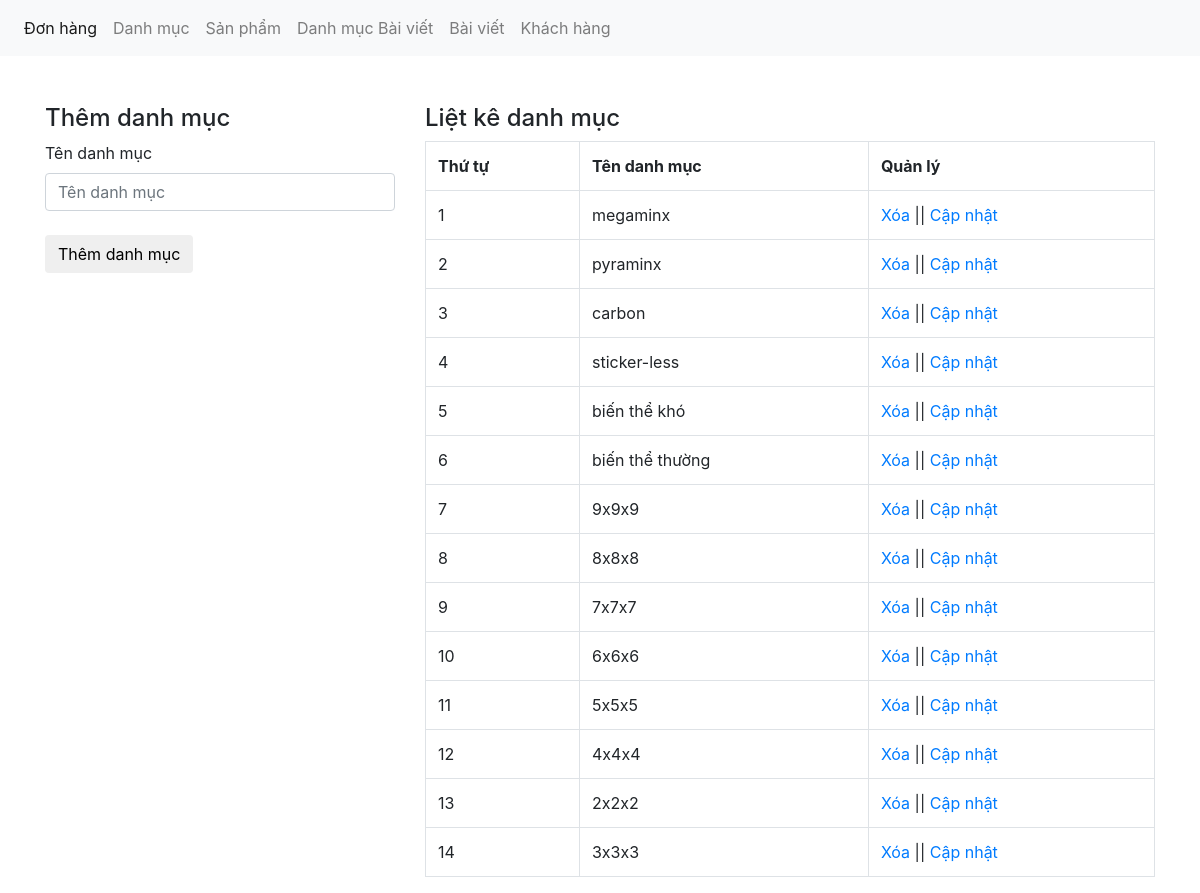
Page /admin/xulydanhmuc.php on the committed database.
### tables this page shows
CREATE TABLE `tbl_category` (
  `category_id` int(11) NOT NULL,
  `category_name` varchar(50) NOT NULL
);

### admin/xulydanhmuc.php (the view, shortened to what this page needs)
<?php
	include('../db/connect.php');
?>
<!DOCTYPE html>
<html lang="en">
<head>
	<link href="../assets/bootstrap.css" rel="stylesheet" type="text/css" media="all" />
</head>
<body>
	<nav class="navbar navbar-expand-lg navbar-light bg-light">
	  <div class="collapse navbar-collapse" id="navbarNav">
	    <ul class="navbar-nav">
	      <li class="nav-item active">
	        <a class="nav-link" href="xulydonhang.php">Đơn hàng <span class="sr-only">(current)</span></a>
	      </li>
	      <li class="nav-item">
	        <a class="nav-link" href="xulydanhmuc.php">Danh mục</a>
	      </li>
		  <li class="nav-item">
			<a class="nav-link" href="xulysanpham.php">Sản phẩm</a>
		  </li>
	         <li class="nav-item">
	        <a class="nav-link" href="xulydanhmucbaiviet.php">Danh mục Bài viết</a>
	      </li>
	         <li class="nav-item">
	        <a class="nav-link" href="xulybaiviet.php">Bài viết</a>
	      </li>
	       <li class="nav-item">
	         <a class="nav-link" href="xulykhachhang.php">Khách hàng</a>
	      </li>
	    </ul>
	  </div>
	</nav><br><br>
	<div class="container">
		<div class="row">
			<?php
			if(isset($_GET['quanly'])=='capnhat'){
				$id_capnhat = $_GET['id'];
				$sql_capnhat = mysqli_query($con,"SELECT * FROM tbl_category WHERE category_id='$id_capnhat'");
				$row_capnhat = mysqli_fetch_array($sql_capnhat);
				?>
				<div class="col-md-4">
				<h4>Cập nhật danh mục</h4>
				<label>Tên danh mục</label>
				<form action="" method="POST">
					<input type="text" class="form-control" name="danhmuc" value="<?php echo $row_capnhat['category_name'] ?>"><br>
					<input type="hidden" class="form-control" name="id_danhmuc" value="<?php echo $row_capnhat['category_id'] ?>">
					<input type="submit" name="capnhatdanhmuc" value="Cập nhật danh mục" class="btn btn-default">
				</form>
				</div>
			<?php
			}else{
				?>
				<div class="col-md-4">
				<h4>Thêm danh mục</h4>
				<label>Tên danh mục</label>
				<form action="" method="POST">
					<input type="text" class="form-control" name="danhmuc" placeholder="Tên danh mục"><br>
					<input type="submit" name="themdanhmuc" value="Thêm danh mục" class="btn btn-default">
				</form>
				</div>
				<?php
			}
				?>
			<div class="col-md-8">
				<h4>Liệt kê danh mục</h4>
				<?php
				$sql_select = mysqli_query($con,"SELECT * FROM tbl_category ORDER BY category_id DESC");
				?>
				<table class="table table-bordered ">
					<tr>
						<th>Thứ tự</th>
						<th>Tên danh mục</th>
						<th>Quản lý</th>
					</tr>
					<?php
					$i = 0;
					while($row_category = mysqli_fetch_array($sql_select)){
						$i++;
					?>
					<tr>
						<td><?php echo $i; ?></td>
						<td><?php echo $row_category['category_name'] ?></td>
						<td><a href="?xoa=<?php echo $row_category['category_id'] ?>">Xóa</a> || <a href="?quanly=capnhat&id=<?php echo $row_category['category_id'] ?>">Cập nhật</a></td>
					</tr>
					<?php
					}
					?>
				</table>
			</div>
		</div>
	</div>
</body>
</html>

### rows in the picture
tbl_category: category_name "megaminx"
tbl_category: category_name "pyraminx"
tbl_category: category_name "carbon"
tbl_category: category_name "sticker-less"
tbl_category: category_name "biến thể khó"
tbl_category: category_name "biến thể thường"
tbl_category: category_name "9x9x9"
tbl_category: category_name "8x8x8"
tbl_category: category_name "7x7x7"
tbl_category: category_name "6x6x6"
tbl_category: category_name "5x5x5"
tbl_category: category_name "4x4x4"
tbl_category: category_name "2x2x2"
tbl_category: category_name "3x3x3"
